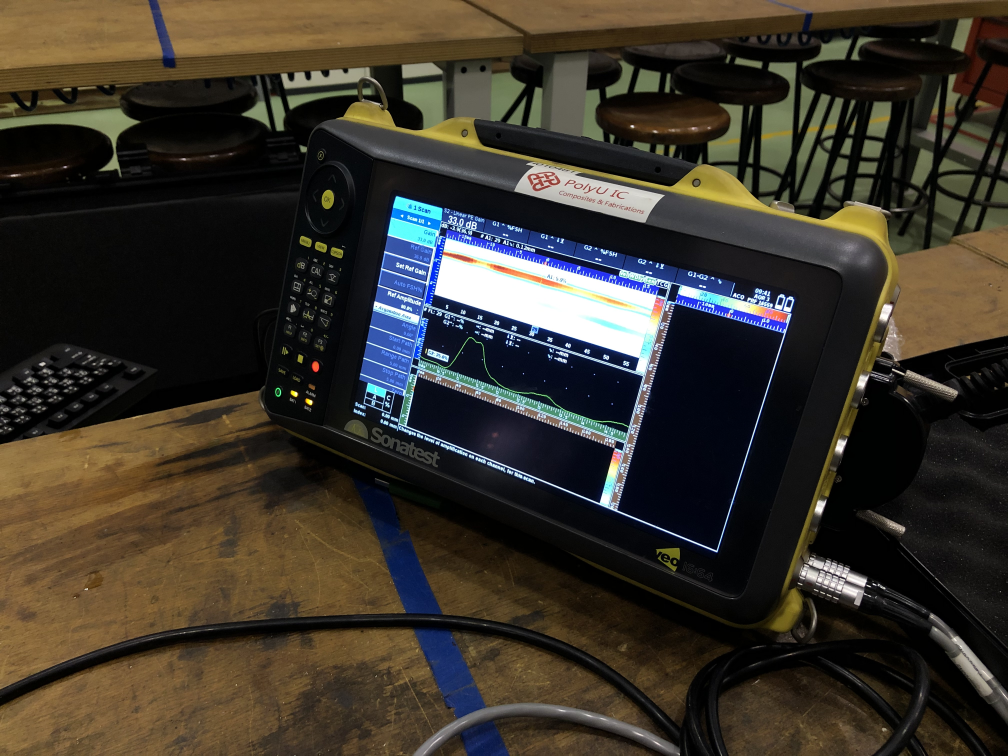
#> input picture image/IMG_4422.jpg, 4032 x 3024 px, given in place of IMG_4422.jpg.jpg, which was not available (shown at 1/4 size)
$ python resize_image.py
#> lines starting #> are read from the running program, lines starting #| are printed output that depends on the picture
import cv2
import csv


print("Enter file name:")
image_name = input()
#> the answer given: image/IMG_4422.jpg
image_path = '/home/developer/workspace/image_validation/'
image_format = '.jpg'

final_path =  image_path + image_name + image_format
print("Confirm: {}".format(final_path))


with open('image_list.csv', 'w' ,newline='') as csvfile:
     writer = csv.writer(csvfile)
     writer.writerow([image_name,999])


img = cv2.imread(final_path, cv2.IMREAD_UNCHANGED)
#> img is the input picture: shape (3024, 4032, 3); mean B, G, R 43.2, 52.3, 57.8

print('Original Dimensions : ',img)
#> (printed output is left out)

width = 500
height = 500
dim = (width, height)

# resize image
resized = cv2.resize(img, dim, interpolation = cv2.INTER_AREA)
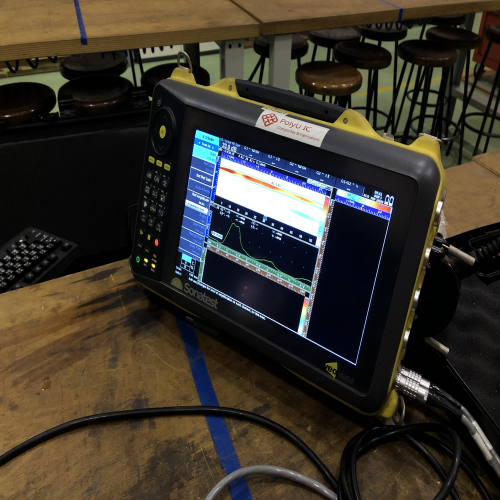
#> resized: shape (500, 500, 3); mean B, G, R 43.2, 52.3, 57.8

print('Resized Dimensions : ',resized.shape)
#| Resized Dimensions :  (500, 500, 3)
cv2.imwrite('./input_image/Resized_image_01.jpg', resized)

#cv2.imshow("Resized image", resized)
#cv2.waitKey(0)
#cv2.destroyAllWindows()

$ run again, on image/IMG_4426.jpg
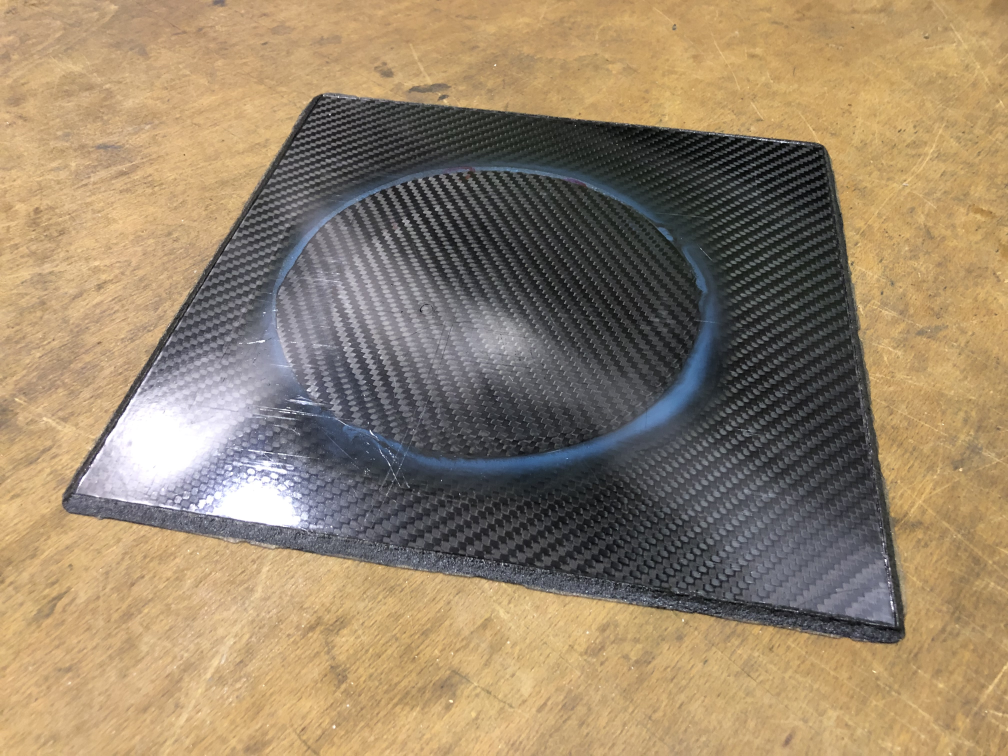
#> input picture image/IMG_4426.jpg, 4032 x 3024 px, given in place of IMG_4426.jpg.jpg, which was not available (shown at 1/4 size)
#> img is the input picture: shape (3024, 4032, 3); mean B, G, R 107.1, 132.6, 151.4
#> (printed output is left out)
#> `resized = cv2.resize(img, dim, interpolation = cv2.INTER_AREA)`:
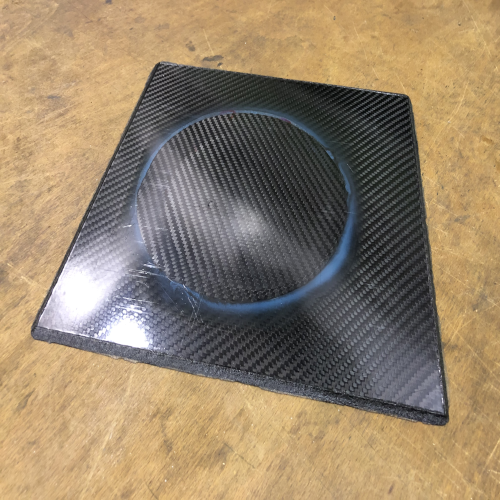
#> resized: shape (500, 500, 3); mean B, G, R 107.1, 132.6, 151.4
#| Resized Dimensions :  (500, 500, 3)

$ run again, on image/IMG_4427.jpg
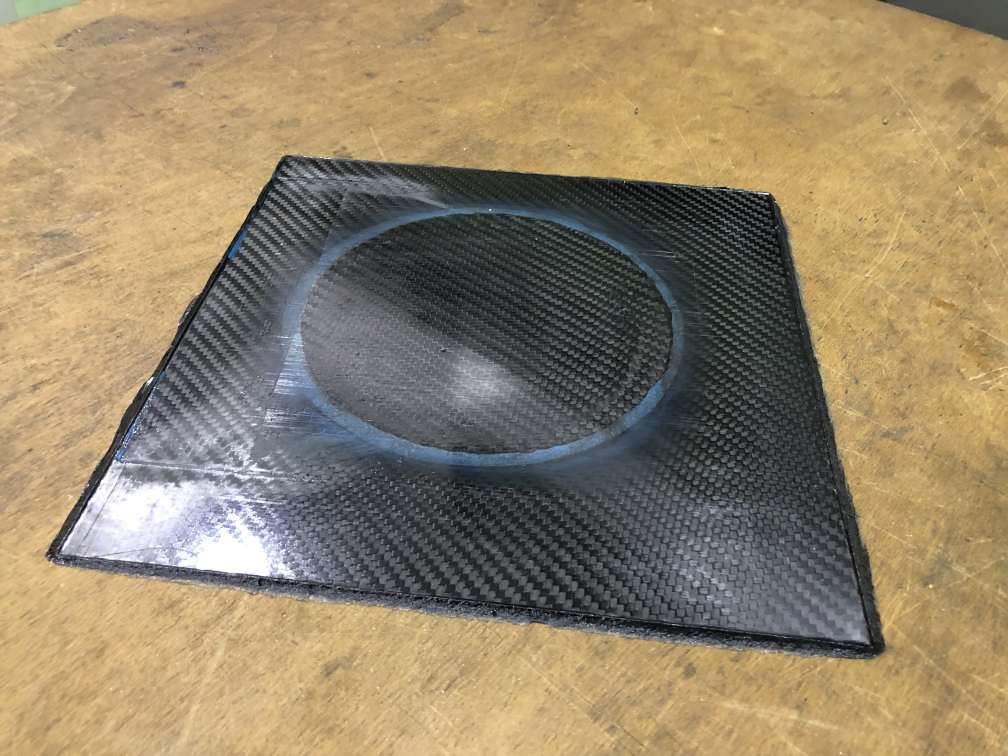
#> input picture image/IMG_4427.jpg, 4032 x 3024 px, given in place of IMG_4427.jpg.jpg, which was not available (shown at 1/4 size)
#> img is the input picture: shape (3024, 4032, 3); mean B, G, R 105.3, 133.4, 149.6
#> (printed output is left out)
#> `resized = cv2.resize(img, dim, interpolation = cv2.INTER_AREA)`:
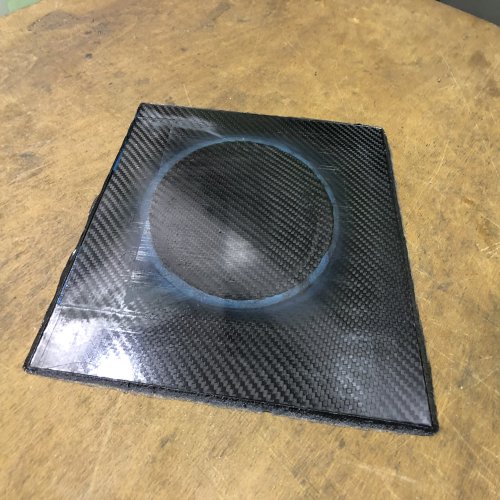
#> resized: shape (500, 500, 3); mean B, G, R 105.3, 133.4, 149.6
#| Resized Dimensions :  (500, 500, 3)
